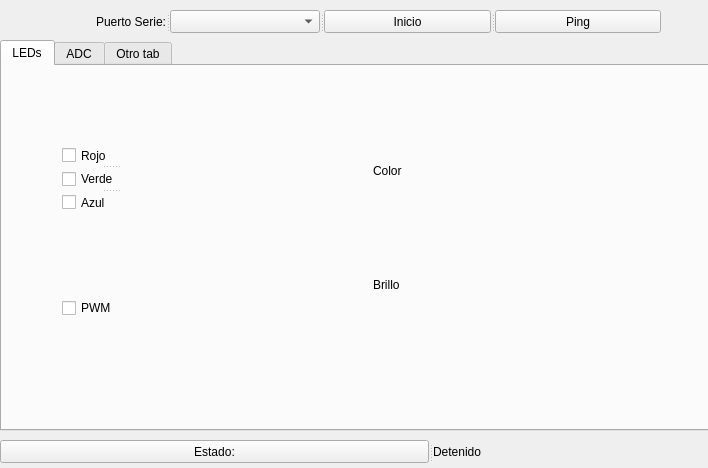
<?xml version="1.0" encoding="UTF-8"?>
<ui version="4.0">
 <class>MainUserGUI</class>
 <widget class="QWidget" name="MainUserGUI">
  <property name="geometry">
   <rect>
    <x>0</x>
    <y>0</y>
    <width>708</width>
    <height>468</height>
   </rect>
  </property>
  <property name="windowTitle">
   <string>GUIPanel</string>
  </property>
  <widget class="QTabWidget" name="tabWidget">
   <property name="geometry">
    <rect>
     <x>0</x>
     <y>40</y>
     <width>711</width>
     <height>391</height>
    </rect>
   </property>
   <property name="currentIndex">
    <number>0</number>
   </property>
   <widget class="QWidget" name="tab">
    <attribute name="title">
     <string>LEDs</string>
    </attribute>
    <widget class="QSplitter" name="splitter_2">
     <property name="geometry">
      <rect>
       <x>60</x>
       <y>80</y>
       <width>97</width>
       <height>66</height>
      </rect>
     </property>
     <property name="orientation">
      <enum>Qt::Vertical</enum>
     </property>
     <widget class="QCheckBox" name="rojo">
      <property name="text">
       <string>Rojo</string>
      </property>
     </widget>
     <widget class="QCheckBox" name="verde">
      <property name="text">
       <string>Verde</string>
      </property>
     </widget>
     <widget class="QCheckBox" name="azul">
      <property name="text">
       <string>Azul</string>
      </property>
     </widget>
    </widget>
    <widget class="QWidget" name="layoutWidget">
     <property name="geometry">
      <rect>
       <x>360</x>
       <y>40</y>
       <width>171</width>
       <height>243</height>
      </rect>
     </property>
     <layout class="QGridLayout" name="gridLayout">
      <item row="0" column="0">
       <widget class="QLabel" name="label">
        <property name="text">
         <string>Color</string>
        </property>
       </widget>
      </item>
      <item row="1" column="1">
       <widget class="QwtKnob" name="Knob">
        <property name="upperBound">
         <double>1.000000000000000</double>
        </property>
        <property name="value">
         <double>0.500000000000000</double>
        </property>
        <property name="singleSteps">
         <UInt>0</UInt>
        </property>
        <property name="pageSteps">
         <UInt>10</UInt>
        </property>
       </widget>
      </item>
      <item row="1" column="0">
       <widget class="QLabel" name="label_2">
        <property name="text">
         <string>Brillo</string>
        </property>
       </widget>
      </item>
      <item row="0" column="1">
       <widget class="color_widgets::ColorWheel" name="colorWheel">
        <property name="sizePolicy">
         <sizepolicy hsizetype="Minimum" vsizetype="Minimum">
          <horstretch>0</horstretch>
          <verstretch>0</verstretch>
         </sizepolicy>
        </property>
       </widget>
      </item>
     </layout>
    </widget>
    <widget class="QCheckBox" name="Mode_check">
     <property name="geometry">
      <rect>
       <x>60</x>
       <y>230</y>
       <width>91</width>
       <height>24</height>
      </rect>
     </property>
     <property name="text">
      <string>PWM</string>
     </property>
    </widget>
   </widget>
   <widget class="QWidget" name="tab_2">
    <attribute name="title">
     <string>ADC</string>
    </attribute>
    <widget class="QPushButton" name="ADCButton">
     <property name="geometry">
      <rect>
       <x>260</x>
       <y>170</y>
       <width>75</width>
       <height>23</height>
      </rect>
     </property>
     <property name="text">
      <string>LeeADC</string>
     </property>
    </widget>
    <widget class="QWidget" name="layoutWidget">
     <property name="geometry">
      <rect>
       <x>160</x>
       <y>30</y>
       <width>271</width>
       <height>131</height>
      </rect>
     </property>
     <layout class="QGridLayout" name="gridLayout_2">
      <item row="0" column="0">
       <widget class="QLCDNumber" name="lcdCh1">
        <property name="frameShape">
         <enum>QFrame::Box</enum>
        </property>
        <property name="frameShadow">
         <enum>QFrame::Plain</enum>
        </property>
        <property name="smallDecimalPoint">
         <bool>false</bool>
        </property>
        <property name="digitCount">
         <number>5</number>
        </property>
        <property name="segmentStyle">
         <enum>QLCDNumber::Flat</enum>
        </property>
        <property name="value" stdset="0">
         <double>0.000000000000000</double>
        </property>
       </widget>
      </item>
      <item row="0" column="1">
       <widget class="QLCDNumber" name="lcdCh3">
        <property name="frameShape">
         <enum>QFrame::Box</enum>
        </property>
        <property name="frameShadow">
         <enum>QFrame::Plain</enum>
        </property>
        <property name="smallDecimalPoint">
         <bool>false</bool>
        </property>
        <property name="digitCount">
         <number>5</number>
        </property>
        <property name="segmentStyle">
         <enum>QLCDNumber::Flat</enum>
        </property>
        <property name="value" stdset="0">
         <double>0.000000000000000</double>
        </property>
       </widget>
      </item>
      <item row="1" column="0">
       <widget class="QLCDNumber" name="lcdCh2">
        <property name="frameShape">
         <enum>QFrame::Box</enum>
        </property>
        <property name="frameShadow">
         <enum>QFrame::Plain</enum>
        </property>
        <property name="smallDecimalPoint">
         <bool>false</bool>
        </property>
        <property name="digitCount">
         <number>5</number>
        </property>
        <property name="segmentStyle">
         <enum>QLCDNumber::Flat</enum>
        </property>
        <property name="value" stdset="0">
         <double>0.000000000000000</double>
        </property>
       </widget>
      </item>
      <item row="1" column="1">
       <widget class="QLCDNumber" name="lcdCh4">
        <property name="frameShape">
         <enum>QFrame::Box</enum>
        </property>
        <property name="frameShadow">
         <enum>QFrame::Plain</enum>
        </property>
        <property name="smallDecimalPoint">
         <bool>false</bool>
        </property>
        <property name="digitCount">
         <number>5</number>
        </property>
        <property name="segmentStyle">
         <enum>QLCDNumber::Flat</enum>
        </property>
        <property name="value" stdset="0">
         <double>0.000000000000000</double>
        </property>
       </widget>
      </item>
     </layout>
    </widget>
   </widget>
   <widget class="QWidget" name="tab_3">
    <attribute name="title">
     <string>Otro tab</string>
    </attribute>
   </widget>
  </widget>
  <widget class="QSplitter" name="splitter_4">
   <property name="geometry">
    <rect>
     <x>20</x>
     <y>10</y>
     <width>641</width>
     <height>23</height>
    </rect>
   </property>
   <property name="orientation">
    <enum>Qt::Horizontal</enum>
   </property>
   <widget class="QSplitter" name="splitter">
    <property name="orientation">
     <enum>Qt::Horizontal</enum>
    </property>
    <widget class="QLabel" name="serialPortLabel">
     <property name="text">
      <string>Puerto Serie:</string>
     </property>
     <property name="alignment">
      <set>Qt::AlignRight|Qt::AlignTrailing|Qt::AlignVCenter</set>
     </property>
    </widget>
    <widget class="QComboBox" name="serialPortComboBox"/>
   </widget>
   <widget class="QSplitter" name="splitter_3">
    <property name="orientation">
     <enum>Qt::Horizontal</enum>
    </property>
    <widget class="QPushButton" name="runButton">
     <property name="text">
      <string>Inicio</string>
     </property>
    </widget>
    <widget class="QPushButton" name="pingButton">
     <property name="text">
      <string>Ping</string>
     </property>
    </widget>
   </widget>
  </widget>
  <widget class="QSplitter" name="splitter_5">
   <property name="geometry">
    <rect>
     <x>0</x>
     <y>440</y>
     <width>691</width>
     <height>23</height>
    </rect>
   </property>
   <property name="orientation">
    <enum>Qt::Horizontal</enum>
   </property>
   <widget class="QPushButton" name="pushButton">
    <property name="text">
     <string>Estado:</string>
    </property>
   </widget>
   <widget class="QLabel" name="statusLabel">
    <property name="text">
     <string>Detenido</string>
    </property>
   </widget>
  </widget>
 </widget>
 <layoutdefault spacing="6" margin="11"/>
 <customwidgets>
  <customwidget>
   <class>color_widgets::ColorWheel</class>
   <extends>QWidget</extends>
   <header>color_wheel.hpp</header>
  </customwidget>
  <customwidget>
   <class>QwtKnob</class>
   <extends>QWidget</extends>
   <header>qwt_knob.h</header>
  </customwidget>
 </customwidgets>
 <tabstops>
  <tabstop>serialPortComboBox</tabstop>
  <tabstop>pingButton</tabstop>
  <tabstop>runButton</tabstop>
 </tabstops>
 <resources/>
 <connections/>
</ui>
